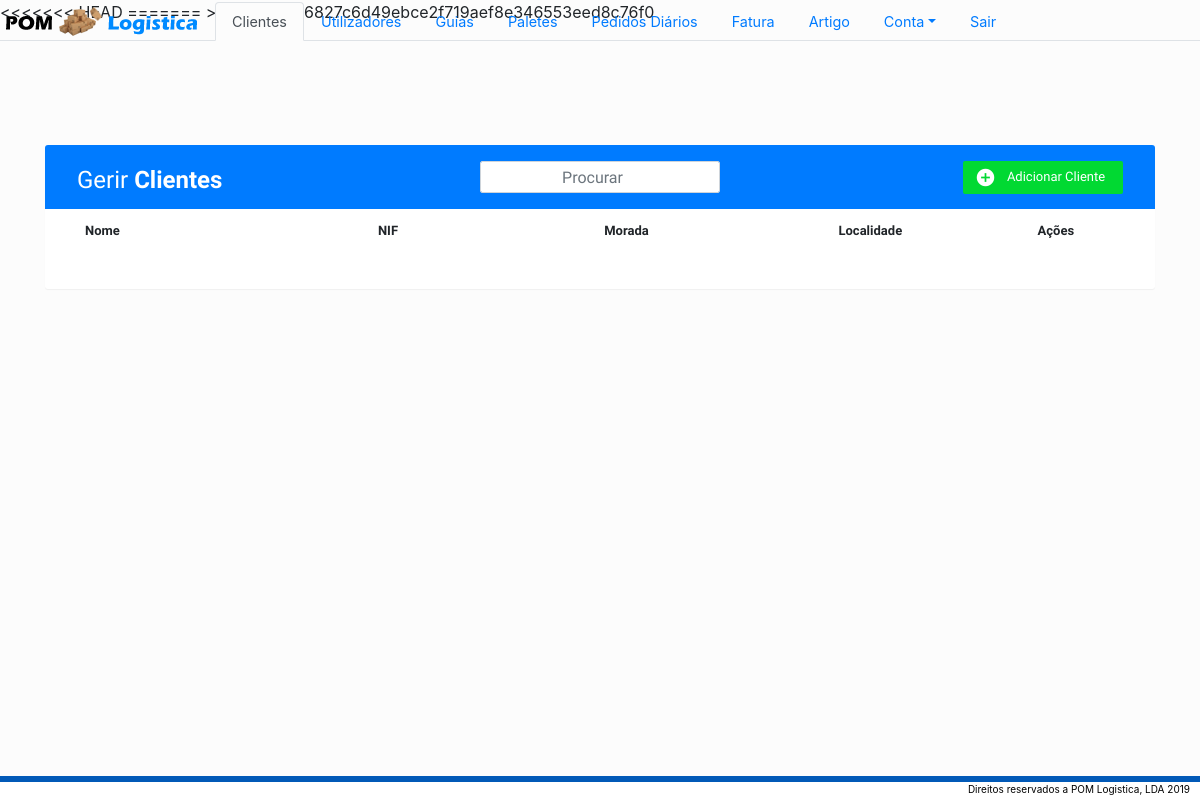
The page /Admin/Listagens/Listar_clientes.php on the database as committed earlier.
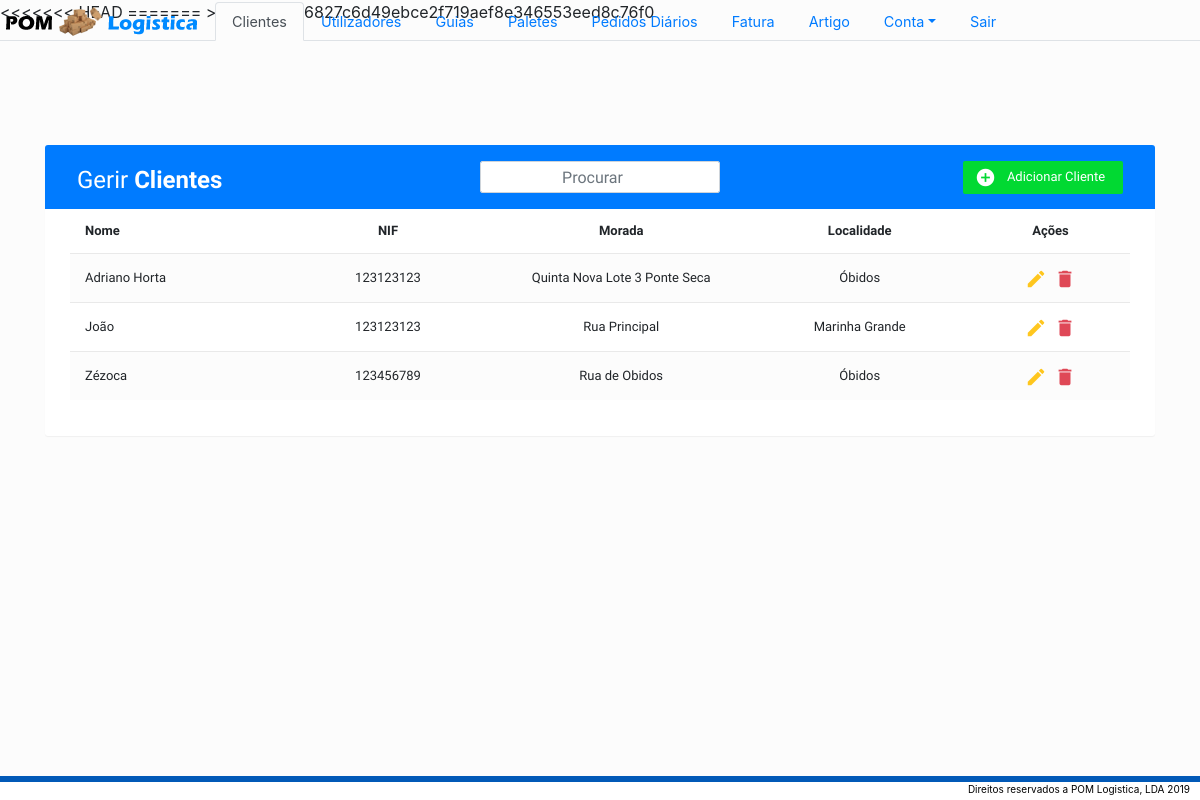
The same page on the database as committed later.
### tables this page shows
CREATE TABLE `cliente` (
  `id` int(11) NOT NULL,
  `nome` text NOT NULL,
  `nif` int(9) NOT NULL,
  `morada` text NOT NULL,
  `localidade` text NOT NULL
);

### Admin/Listagens/Listar_clientes.php (the view, shortened to what this page needs)
<!DOCTYPE html>
<html lang=pt dir="ltr">
<head>
    <link rel="stylesheet" href="https://stackpath.bootstrapcdn.com/bootstrap/4.3.1/css/bootstrap.min.css">
    <link rel="stylesheet" href="\POM-Logistica\styles\table.min.css">
    <link rel="stylesheet" href="https://cdn.datatables.net/1.10.19/css/dataTables.bootstrap4.min.css">
    <link rel="stylesheet" href="https://cdn.datatables.net/buttons/1.5.6/css/buttons.bootstrap4.min.css">
</head>
<body>
    <form style="font-family: 'Varela Round', sans-serif; font-size:13px" action="/POM-Logistica/Admin/Listagens/Listar_clientes.php" method="post" novalidate>
        <div class="container">
            <div class="table-wrapper" style="margin-top:5rem">
                <div class="table-title" style="background-color:#007bff; z-index:0">
                    <h2 style="position:absolute; margin-top:-0.7rem">Gerir <b>Clientes</b></h2>
                    <input type="search" z-index="500" class="form-control mobileSearch desktopSearch" placeholder="Procurar" id="searchbox">
                    <a href="#addEmployeeModal" class="btn btn-success mobileAdd desktopAdd" data-toggle="modal"><i class="material-icons">&#xE147;</i></a>
                </div>
                <div class="mobileTable">
                    <table style="margin-left:auto; margin-right:auto;" class="table table-striped table-hover" id="myTable">
                        <thead>
                            <tr>
                                <th style="width:20%;">Nome</th>
                                <th style="width:20%; text-align:center">NIF</th>
                                <th style="width:20rem; text-align:center">Morada</th>
                                <th style="width:21%; text-align:center">Localidade</th>
                                <th style="width:14%; text-align:center">Ações</th>
                            </tr>
                        </thead>
                        <tbody>
                            <?php
                            $dados = mysqli_query($conn, "SELECT * FROM cliente");
                            foreach ($dados as $eachRow) {
                                $buscaId = $eachRow['id'];
                                $nome = $eachRow['nome'];
                                $nif = $eachRow['nif'];
                                $morada = $eachRow['morada'];
                                $localidade = $eachRow['localidade'];
                                echo '<tr class="table-row" data-value="' . $buscaId . '">';
                                echo '<td data-toggle="modal" data-target="#modalDetails" style="width:20%"> ' . $nome . '</td>';
                                echo '<td data-toggle="modal" data-target="#modalDetails" style="width:20%; text-align:center"> ' . $nif . '</td>';
                                echo '<td data-toggle="modal" data-target="#modalDetails" style="width:20rem; text-align:center"> ' . $morada . '</td>';
                                echo '<td data-toggle="modal" data-target="#modalDetails" style="width:20%; text-align:center"> ' . $localidade . '</td>';
                                echo '<td style="width:15%; text-align:center">';
                                ?>
                                <button type="button" style="width:1px; height:1.5rem; color:#ffc107;" value="<?php echo $buscaId ?>" name="teste4" id="teste4" href="#editEmployeeModal" class="btn" data-toggle="modal"><i class="material-icons" style="margin-left:-11px; margin-top:-15px" data-toggle="tooltip" title="Editar">&#xE254;</i></button>
                                <button type="button" style="width:1px; height:1.5rem;" class="btn" value="<?php echo $buscaId ?>" name="teste2" id="teste2" data-toggle="modal" data-target="#deleteEmployeeModal"><i class="material-icons" style="color:#dc3545; margin-left:-11px; margin-top:-15px" data-toggle="tooltip" title="Apagar">&#xE872;</i></button>
                                <?php '</td>';
                                echo '</tr>';
                            }
                            ?><div id="Testeeee"></div>
                        </tbody>
                    </table>
                </div>
            </div>
        </div>
    </form>
</body>
</html>

Rows that differ between the two databases and show on the page:
added cliente: $buscaId 5 (drawn), nome "Adriano Horta", nif "123123123", morada "Quinta Nova Lote 3 Ponte Seca", localidade "Óbidos"
added cliente: $buscaId 6 (drawn), nome "João", nif "123123123", morada "Rua Principal", localidade "Marinha Grande"
added cliente: $buscaId 7 (drawn), nome "Zézoca", nif "123456789", morada "Rua de Obidos", localidade "Óbidos"
